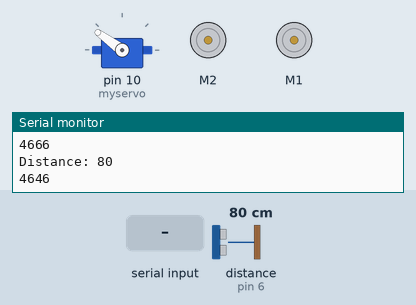
Recording of a sketch running on a simulated Arduino Uno, built with avr-gcc and run on an emulated ATmega328P. On the bench: servo, 2 × DC motor (green arrow = forward, orange = backward, longer = faster), the last lines printed to the serial monitor. Wiring (inferred from the names in the program): ultrasonic range finder: trigger pin 5; echo pin 6. The test bench sets the inputs (shaded band); at power-on: distance to the obstacle (sensor on pin 6) 80 cm. The echo pulse lasts 58.3 µs per cm.

Above: at 2.2 s.
2.3 s: "A" received over the second serial link
At 3.6 s:
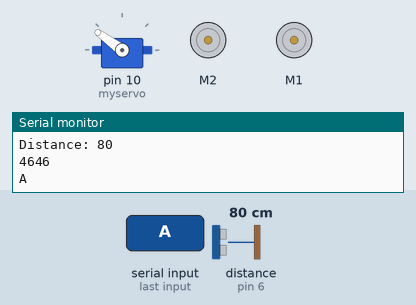
4.0 s: "B" received over the second serial link
At 4.4 s:
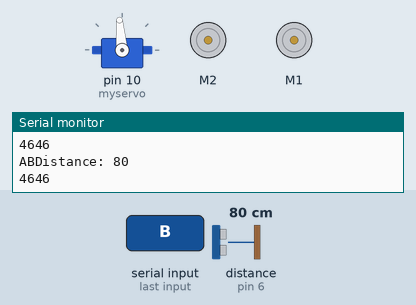
7.5 s: distance to the obstacle (sensor on pin 6) set to 44 cm
11.0 s: distance to the obstacle (sensor on pin 6) set to 37 cm
At 14.6 s:
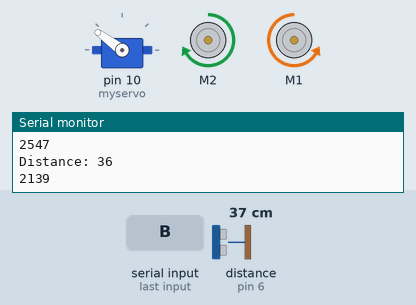
21.0 s: distance to the obstacle (sensor on pin 6) set to 43 cm
At 23.9 s:
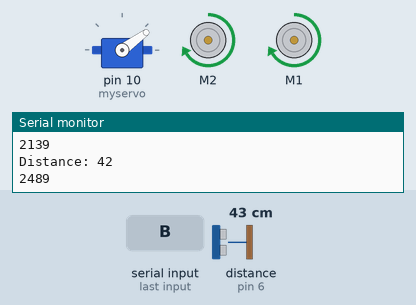
26.0 s: distance to the obstacle (sensor on pin 6) set to 2 cm
At 33.5 s:
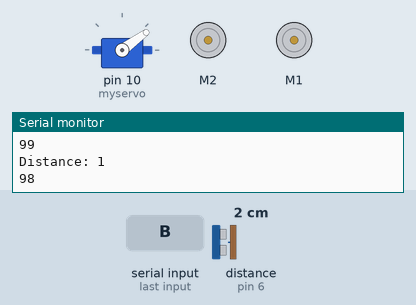
Timing chart, 0 to 55.5 s (numbered marks = the images above; inputs shaded):
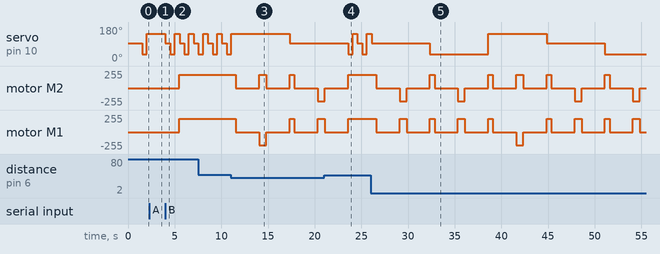

Measured:
- the behaviour switches between 41 and 40 cm on distance to the obstacle (sensor on pin 6) (found by bisection; images 2 and 3)
- after the input at 2.3 s, servo on pin 10 (myservo): stays 144° (without the input it goes to 95° after 0.22 s); motor M2, motor M1: stays stopped (without the input it goes to forward 200/255 after 0.22 s)
- after the input at 4.0 s, servo on pin 10 (myservo): 144° → 95° at once, → 36° 0.51 s later, → 144° 0.51 s later, → 95° 0.51 s later, … (7 changes in this stretch); motor M2, motor M1: stopped → forward 200/255 after 1.5 s
- after the input at 21.0 s, motor M2, motor M1: goes on until 23.6 s, then stays forward 200/255

The sketch:

EMT2461_Final_Project_Code.ino
```cpp
#include <Wire.h>
#include <Adafruit_MotorShield.h>
#include "utility/Adafruit_MS_PWMServoDriver.h"
#include <SoftwareSerial.h>
#include <Servo.h>
// Bluetooth Connection
SoftwareSerial BTserial(13, 11); // RX, TX
char phone;
// Motor Shield
Adafruit_MotorShield AFMS = Adafruit_MotorShield();
Servo myservo;
Adafruit_DCMotor *leftMotor = AFMS.getMotor(2);
Adafruit_DCMotor *rightMotor = AFMS.getMotor(1);

// Pins for Ultrasonic Sensor
const int trigPin = 5;
const int echoPin = 6;
//--------------------------
const int minDistance = 40;
const int rightDistance = 40;
const int leftDistance = 40;
//-------------------------
bool off = false,estop=false;

//-------------------------
// defines variables
long duration;
int distance;

void setup(){
  pinMode(trigPin, OUTPUT); // Sets the trigPin as an Output
  pinMode(echoPin, INPUT); // Sets the echoPin as an Input

  Serial.begin(9600); // Starts the serial communication
  BTserial.begin(9600);
  AFMS.begin();
  myservo.attach(10);  // attaches the servo on pin 10 (SERVO_1 on the Motor Drive Shield to the servo object
  myservo.write(95); // tells the servo to position at 90-degrees ie. facing forward.
  delay(1000); // delay for one seconds
}

void forward (){
  leftMotor->setSpeed(200);
  leftMotor->run(FORWARD);
  rightMotor->setSpeed(200);
  rightMotor->run(FORWARD);
}
void backward(){
  leftMotor->setSpeed(200);
  leftMotor->run(BACKWARD);
  rightMotor->setSpeed(200);
  rightMotor->run(BACKWARD);
}
void left (){
  leftMotor->setSpeed(200);
  leftMotor->run(BACKWARD);
  rightMotor->setSpeed(200);
  rightMotor->run(FORWARD);
}
void right (){
  leftMotor->setSpeed(200);
  leftMotor->run(FORWARD);
  rightMotor->setSpeed(200);
  rightMotor->run(BACKWARD);
}
void stopall (){
  leftMotor->run(RELEASE);
  rightMotor->run(RELEASE);
}

void scanMid(){   // ULtrasonic sensor scans when servo is in it's initial position
   // Clears the trigPin
  digitalWrite(trigPin, LOW);
  delayMicroseconds(10);
  // Sets the trigPin on HIGH state for 10 micro seconds
  digitalWrite(trigPin, HIGH);
  delayMicroseconds(10);
  digitalWrite(trigPin, LOW);
  // Reads the echoPin, returns the sound wave travel time in microseconds
  duration = pulseIn(echoPin, HIGH, 50000);
  // Calculating the distance
  distance= duration / 29 / 2;
  // Prints the distance on the Serial Monitor
  Serial.print("Distance: ");
  Serial.println(distance);
  Serial.println(duration );
}

void scanRight(){ // Sensor scans when servo is facing right
   // Clears the trigPin
  digitalWrite(trigPin, LOW);
  delayMicroseconds(10);
  // Sets the trigPin on HIGH state for 10 micro seconds
  digitalWrite(trigPin, HIGH);
  delayMicroseconds(10);
  digitalWrite(trigPin, LOW);
  // Reads the echoPin, returns the sound wave travel time in microseconds
  duration = pulseIn(echoPin, HIGH, 50000);
  // Calculating the distance
  distance= duration / 29 / 2;
  // Prints the distance on the Serial Monitor
  Serial.print("Distance: ");
  Serial.println(distance);
  Serial.println(duration );
}

void scanLeft(){  // Sensor scans when servo is facing left
   // Clears the trigPin
  digitalWrite(trigPin, LOW);
  delayMicroseconds(10);
  // Sets the trigPin on HIGH state for 10 micro seconds
  digitalWrite(trigPin, HIGH);
  delayMicroseconds(10);
  digitalWrite(trigPin, LOW);
  // Reads the echoPin, returns the sound wave travel time in microseconds
  duration = pulseIn(echoPin, HIGH, 50000);
  // Calculating the distance
  distance= duration / 29 / 2;
  // Prints the distance on the Serial Monitor
  Serial.print("Distance: ");
  Serial.println(distance);
  Serial.println(duration );
}
void phoneinput()               //retrieves an input from the phone using bluetooth
  {
  if (BTserial.available())     //BTserial checks if serial is available
    {
    phone=' ';
    phone = BTserial.read();    //takes the input from the bluetoth and puts it into [hone buffer

    //Serial.println(phone);
    Serial.write(phone);        //outputs the input from the phone into serial monitor
    }
  }

void loop()
{
  //phoneinput();
  phone= ' ';
  phoneinput();
  if (phone== 'B')  //B turns on entire car functions
    estop = false;

  while (estop== false){
     scanMid();
     myservo.write(95);
     delay(500);
     if (distance<minDistance){
      stopall();
      delay(2500);
      left();
      delay(750);
      stopall();
      delay(2500);
      forward();
     }
     scanRight();
     myservo.write(36);
     delay(500);
     if (distance < rightDistance){
      stopall();
      delay(2500);
      left();
      delay(750);
      stopall();
      delay(2500);
      forward();
     }
     scanLeft();
     myservo.write(144);
     delay(500);
     stopall();
     if (distance < leftDistance){
      stopall;
      delay(2500);
      right();
      delay(750);
      stopall();
      delay(2500);
      forward();
     }

    forward();
    estop =false;
    phoneinput();
    if (phone == 'A'){ //A turns off entire car's
      estop = true;
      stopall();
    }

  }
  }
```
